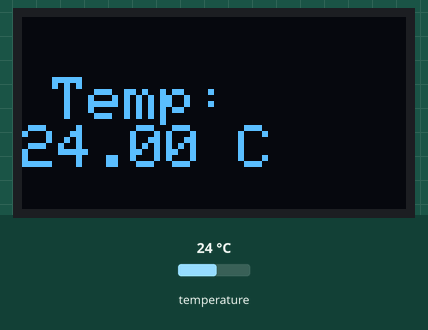
Bench run of a sketch on a simulated Arduino Uno, built with avr-gcc and run on an emulated ATmega328P. On the bench: 128×64 one-colour display. Inputs (shaded band) come from the test bench; at power-on: temperature 24 °C. What the sketch prints to the serial monitor is not drawn.

Above: at 3.4 s.
3.5 s: temperature set to 12 °C
At 5.3 s:
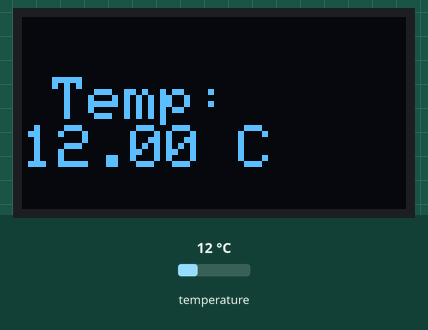
6.0 s: temperature set to 19 °C
At 7.6 s:
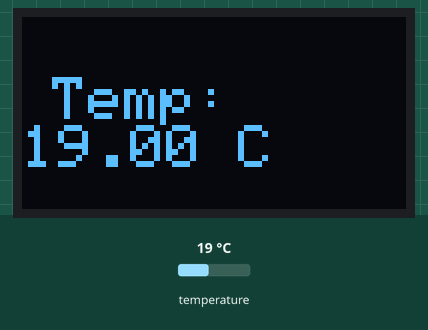
8.5 s: temperature set to 28 °C
At 11.0 s:
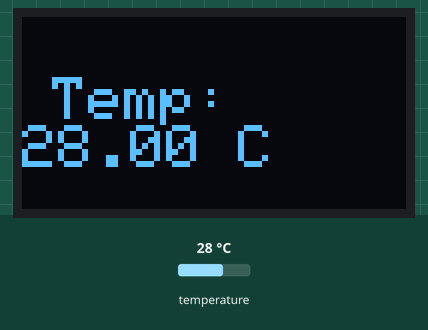
Timing chart, 0 to 12.5 s (numbered marks = the images above; inputs shaded):
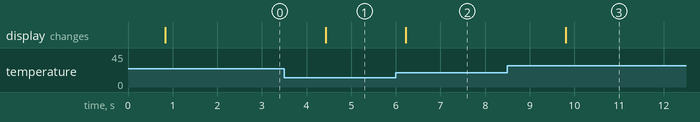

The sketch:

Temperature_monitoring.ino
```cpp
#include <Wire.h>
#include <Adafruit_GFX.h> // Library for the LCD display
#include <Adafruit_SSD1306.h> // Library for the LCD display
#include <OneWire.h> // Library for the DS18B20 sensor
#include <DallasTemperature.h> // Library for the DS18B20 sensor

// OLED Display Settings
#define SCREEN_WIDTH 128
#define SCREEN_HEIGHT 64
Adafruit_SSD1306 display(SCREEN_WIDTH, SCREEN_HEIGHT, &Wire, -1);

// DS18B20 Sensor Settings
#define ONE_WIRE_BUS 2  // DS18B20 data pin connected to D2
OneWire oneWire(ONE_WIRE_BUS);
DallasTemperature sensors(&oneWire);

void setup() {
    Serial.begin(9600);

    // Initialize OLED
    if (!display.begin(SSD1306_SWITCHCAPVCC, 0x3C)) {
        Serial.println(F("SSD1306 allocation failed"));
        for (;;);
    }
    sensors.begin(); // Initialize DS18B20 Sensor
    display.clearDisplay(); // Clear OLED display
}

void loop() {
    sensors.requestTemperatures();  // Request temperature from sensor
    float temperatureC = sensors.getTempCByIndex(0);  // Get temperature in Celsius

    //Print to Serial Monitor
    Serial.print("Temperature: ");
    Serial.print(temperatureC);
    Serial.println("°C");

    // Display temperature on OLED
    display.clearDisplay();
    display.setTextSize(2);
    display.setTextColor(SSD1306_WHITE);
    display.setCursor(10, 20);
    display.print("Temp: ");
    display.print("   ");
    display.print(temperatureC);
    display.print(" C");
    display.display();

    delay(1000);  // Update every 1 second
}
```

Measured:
- after the input at 3.5 s, the display: changes after 0.92 s (image 1)
- after the input at 6.0 s, the display: changes after 0.22 s (image 2)
- after the input at 8.5 s, the display: changes after 1.3 s (image 3)
